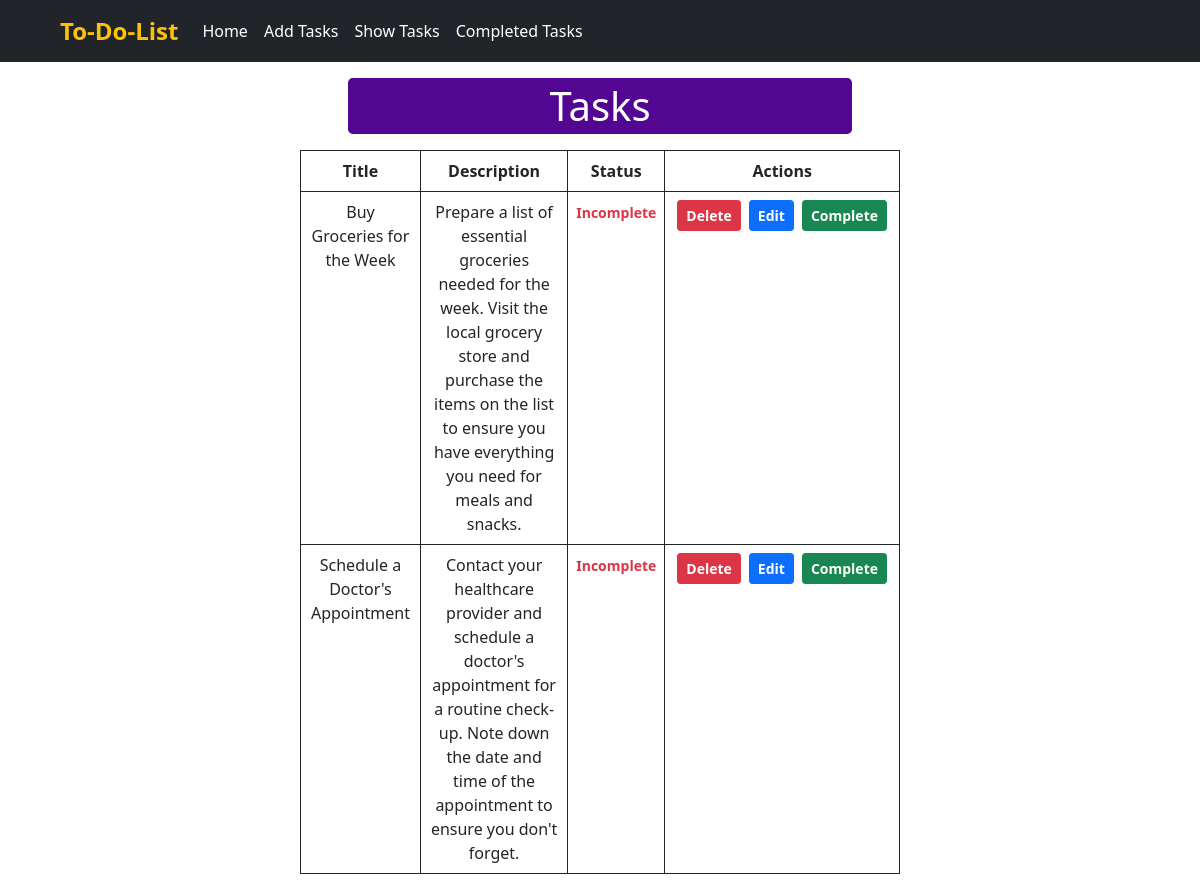
Page /show_tasks/ on the committed database.
### to_do/models.py (models this page shows)
class TaskModel(models.Model):
    id = models.IntegerField(primary_key=True)
    taskTitle = models.CharField(max_length=100)
    taskDescription = models.TextField()
    is_completed = models.BooleanField(default=False)

### to_do/views.py (the view)
# urls.py: path('show_tasks/', views.ShowTasksFormView.as_view(), name='show_tasks'),
class ShowTasksFormView(ListView):
    model = TaskModel
    template_name = 'show_tasks.html'
    context_object_name = 'data'

### to_do/templates/show_tasks.html
{% extends "base.html" %}
{% block content %}
<div style="width:50%; margin: auto; text-align: center;">
  <h1 style="text-align: center; background-color: rgb(82, 6, 145);" class="text-white mx-5 my-3 rounded-3 py-1" > Tasks </h1>
  <table class="table table-bordered border-dark">
    <thead>
      <tr>
        <th scope="col">Title</th>
        <th scope="col">Description</th>
        <th scope="col">Status</th>
        <th scope="col">Actions</th>
      </tr>
    </thead>
    <tbody>
      {% for item in data %}
      {% if item.is_completed %}
      {%else%}
      <tr>
        <td>{{item.taskTitle}}</td>
        <td>{{item.taskDescription}}</td>
        <td>{% if item.is_completed %}
            <small>Complete</small>
            {%else%}
            <small class="text-danger fw-bold">Incomplete</small>
        {% endif %}</td>
        <td>
          <div class="d-flex justify-content-between">
            <a style="display: inline;" href="{% url 'delete_tasks' pk=item.id%}" class="btn btn-danger btn-sm  fw-bold mx-1">Delete</a>
          <a style="display: inline;" href="{% url 'edit_task' pk=item.id%}" class="btn btn-primary btn-sm fw-bold mx-1">Edit</a>
          <a style="display: inline;" href="{% url 'complete_task' pk=item.id%}" class="btn btn-success btn-sm fw-bold mx-1">Complete</a>
          </div>
        </td>
      </tr>
      {% endif %}
      {% endfor %}
    </tbody>
  </table>
</div>
{% endblock  %}

### to_do/templates/base.html (shortened to what this page needs)
<!doctype html>
<html lang="en">
  <head>
    <link href="https://cdn.jsdelivr.net/npm/bootstrap@5.0.2/dist/css/bootstrap.min.css" rel="stylesheet">
  </head>
  <body>
    <nav class="navbar navbar-expand-lg navbar-dark bg-dark">
            <div class="mx-5 container-fluid ">
              <a class="navbar-brand text-warning fw-bold fs-4" href="{% url 'homepage' %}">To-Do-List</a>
              <div class="collapse navbar-collapse text-primary " id="navbarSupportedContent">
                <ul class=" navbar-nav me-auto mb-2 mb-lg-0">
                  <li class="nav-item">
                    <a class="nav-link active text-white" aria-current="page" href="{% url 'homepage' %}">Home</a>
                  </li>
                  <li class="nav-item">
                    <a class="nav-link active text-white" aria-current="page" href="{% url 'add_tasks' %}">Add Tasks</a>
                  </li>
                  <li class="nav-item">
                    <a class="nav-link active text-white" aria-current="page" href="{% url 'show_tasks' %}">Show Tasks</a>
                  </li>
                  <li class="nav-item">
                    <a class="nav-link active text-white" aria-current="page" href="{% url 'completed_tasks' %}">Completed Tasks</a>
                  </li>
                </ul>
              </div>
            </div>
      </nav>
    {% block content %}{% endblock  %}
  </body>
</html>

### rows in the picture
TaskModel: taskTitle "Buy Groceries for the Week", taskDescription "Prepare a list of essential groceries needed for the week. Visit the local grocery store and purchase the items on the list to ensure you have everything you need for meals and snacks.", is_completed "Incomplete"
TaskModel: taskTitle "Schedule a Doctor's Appointment", taskDescription "Contact your healthcare provider and schedule a doctor's appointment for a routine check-up. Note down the date and time of the appointment to ensure you don't forget.", is_completed "Incomplete"
